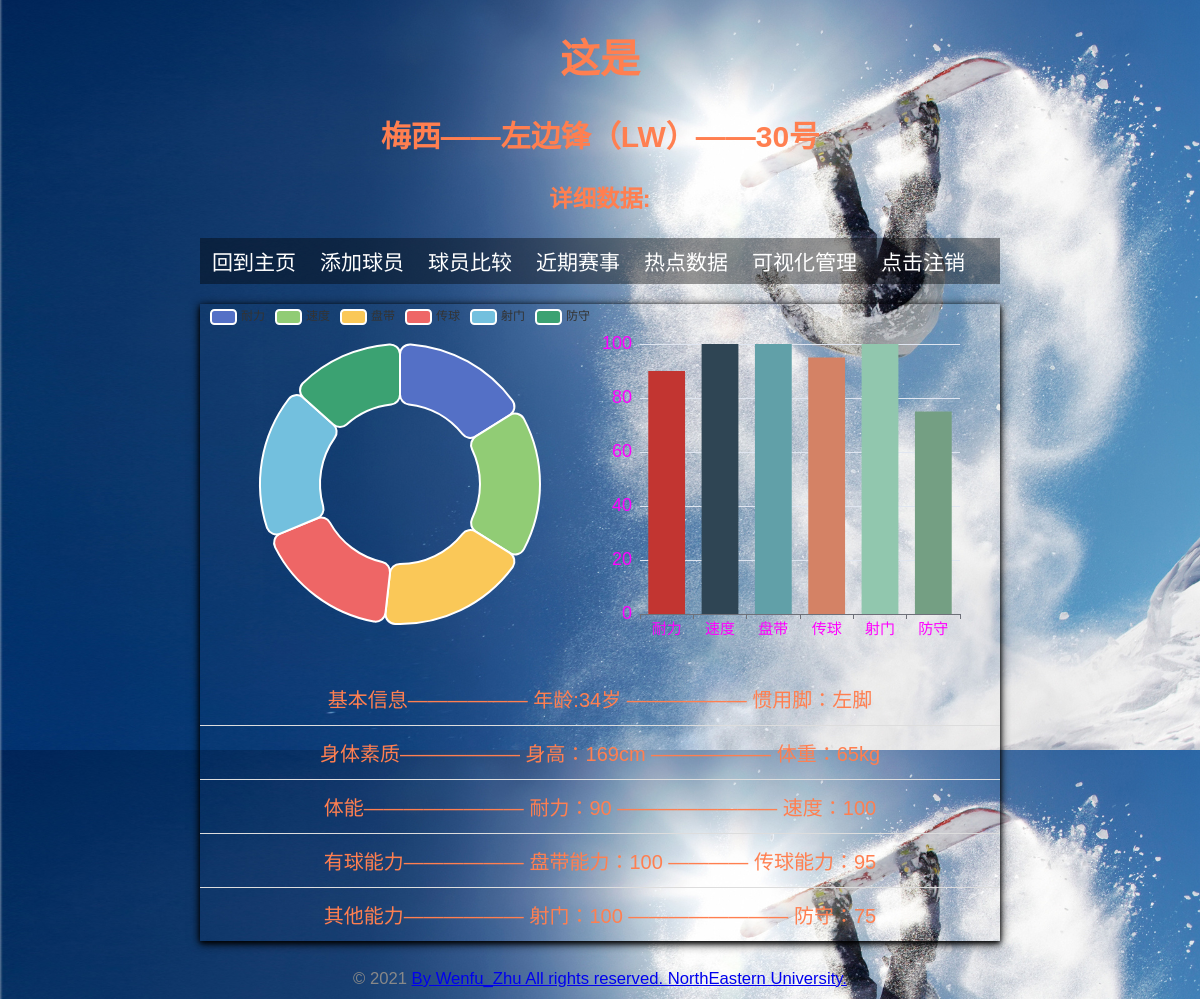
/player/detail/2 (signed in), run on the app's committed database.
### app.py (models this page shows, shortened)
class Players(db.Model):
    id = db.Column(db.INTEGER, primary_key=True)
    playername = db.Column(db.String(30))
    position = db.Column(db.String(30))
    number = db.Column(db.INTEGER)
    age = db.Column(db.INTEGER)
    height = db.Column(db.INTEGER)
    weight = db.Column(db.INTEGER)
    foot = db.Column(db.String(30))  # 惯用脚
    endurance = db.Column(db.INTEGER)  # 耐力
    speed = db.Column(db.INTEGER)  # 速度
    rush_with_ball = db.Column(db.INTEGER)  # 盘带
    pass_ball = db.Column(db.INTEGER)  # 传球
    shoot = db.Column(db.INTEGER)  # 射门
    defence = db.Column(db.INTEGER)  # 防守

### app.py (the view)
@app.route('/player/detail/<int:player_id>')
@login_required  # 用于视图保护
def detail(player_id):
    player = Players.query.get_or_404(player_id)
    if is_detail(player):
        flash("您还没有为该球员添加详细信息！！！请先添加！！")
        return redirect(url_for('index'))
    else:
        return render_template('Detial.html', player=player)

### app.py (called while the page is built)
@login_manager.user_loader
def load_user(user_id):  # 创建用户加载回调函数，接受用户 ID 作为参数
    user = User.query.get(int(user_id))  # 用 ID 作为 User 模型的主键查询对应的用户
    return user  # 返回用户对象

def is_detail(player):
    if player.height is None or player.weight is None or player.endurance is None or player.speed is None or player.rush_with_ball is None:
        return True
    else:
        return False

### templates/Detial.html (shortened to what this page needs)
<!DOCTYPE html>
<html lang="en">
<head>
    <link rel="stylesheet" href="{{ url_for('static', filename='StyleDemo.css') }}" type="text/css">
</head>
<body class="body_list">
    <p style="text-align: center">
        <h1 style="text-align: center">这是</h1>
        <h2 style="text-align: center">{{ player.playername }}——{{ player.position }}——{{ player.number }}号</h2>
        <h3 style="text-align: center">详细数据:</h3>
    </p>
    <nav>
            <ul style="font-size: 21px">
                <li><a href="{{ url_for('index') }}">回到主页</a></li>
                <li><a href="http://127.0.0.1:5000/addplayer">添加球员</a></li>
                <li><a href="http://127.0.0.1:5000/compare">球员比较</a></li>
                <li><a href="https://www.dongqiudi.com/live/70" onclick="return confirm('您将访问服务器外网站！')">近期赛事</a> </li>
                <li><a href="https://www.dongqiudi.com/data/1" onclick="return confirm('您将访问服务器外网站！')">热点数据</a> </li>
                <li><a href="http://127.0.0.1:5000/visual_administer">可视化管理</a> </li>
                <li><a href="{{ url_for('logout') }}">点击注销</a></li>
            </ul>
        </nav>
        <div id="main" style="width:400px;height:400px;float: left;"></div>
            <script type="text/javascript">
                var myChart = echarts.init(document.getElementById('main'));
                var option = {
                      tooltip: {
                        trigger: 'item'
                      },
                      legend: {
                        top: '5%',
                        left: 'center'
                      },
                      series: [
                        {
                          name: '{{ player.playername }}的能力值分布图',
                          type: 'pie',
                          radius: ['40%', '70%'],
                          avoidLabelOverlap: false,
                          itemStyle: {
                            borderRadius: 10,
                            borderColor: '#fff',
                            borderWidth: 2,
                          },
                          label: {
                            show: false,
                            position: 'center'
                          },
                          emphasis: {
                            label: {
                              show: true,
                              fontSize: '30',
                              fontWeight: 'bold'
                            }
                          },
                          labelLine: {
                            show: false
                          },
                          data: [
                            {value:{{ player.endurance }}, name:'耐力'},
                            {value:{{ player.speed }}, name:'速度'},
                            {value:{{ player.rush_with_ball }}, name:'盘带'},
                            {value:{{ player.pass_ball }}, name:'传球'},
                            {value:{{ player.shoot }}, name:'射门'},
                            {value:{{ player.defence }} ,name:"防守" }
                          ]
                        }
                      ]
                    };
                myChart.setOption(option);
            </script>
    <div id="main2" style="width: 400px;height: 400px;float: left">
        <script type="text/javascript">
            var myChart = echarts.init(document.getElementById('main2'));
            option = {
            tooltip: {},
            legend: {
                data:['能力值']
            },
            xAxis: {
                data: ["耐力", "速度", "盘带", "传球", "射门", "防守"],
                axisLabel:{
                    color:'#ff00ff',
                    fontSize:15
                }
            },
            yAxis: {
                axisLabel: {
                    color:'#ff00ff',
                    fontSize: 18
                }
            },
            series: [{
        data: [{{ player.endurance }},{{ player.speed }},{{ player.rush_with_ball }},{{ player.pass_ball }},{{ player.shoot }},{{ player.defence }}],
        type: 'bar',
        itemStyle: {
            normal: {
　　　　　　　　//这里是重点
                color: function(params) {
                	//注意，如果颜色太少的话，后面颜色不会自动循环，最好多定义几个颜色
                    var colorList = ['#c23531','#2f4554', '#61a0a8', '#d48265', '#91c7ae','#749f83', '#ca8622'];
                    return colorList[params.dataIndex]
                }
            }
        }
    }]
		};
            myChart.setOption(option);
        </script>
    </div>
     <ul class="movie-list">
                <li style="text-align: center">
                    基本信息——————
                    年龄:{{ player.age }}岁
                    ——————
                    惯用脚：{{ player.foot }}脚
                </li>
                <li style="text-align: center">
                    身体素质——————
                    身高：{{ player.height }}cm
                    ——————
                    体重：{{ player.weight }}kg
                </li>
                <li style="text-align: center">
                    体能————————
                    耐力：{{ player.endurance }}
                    ————————
                    速度：{{ player.speed }}
                </li>
                <li style="text-align: center">
                    有球能力——————
                    盘带能力：{{ player.rush_with_ball }}
                    ————
                    传球能力：{{ player.pass_ball }}
                </li>
                <li style="text-align: center">
                    其他能力——————
                    射门：{{ player.shoot }}
                    ————————
                    防守：{{ player.defence }}
                </li>
    </ul>
    <footer>
        <small>&copy; 2021 <a href="http://127.0.0.1:5000/writerPage">By Wenfu_Zhu All rights reserved. NorthEastern University.</a></small>
    </footer>
</body>
</html>

### static/StyleDemo.css (style rules this page uses)
body { margin: auto; font-size: 20px; font-family: Helvetica, Arial, sans-serif; background: url("20140516030400247.jpg"); background-size: 100%; background-repeat: inherit; color: coral; }
.body_list { margin: auto; max-width: 800px; font-size: 20px; font-family: Helvetica, Arial, sans-serif; background-size: 100%; background-repeat: inherit; color: coral; }
p { font-size: 22px; color: darkorange; }
footer { color: #888; margin-top: 15px; text-align: center; padding: 10px; }
.movie-list { list-style-type: none; padding: 0; margin-bottom: 10px; box-shadow: 0 2px 5px 0 rgba(0, 0, 0, 0.95), 0 2px 10px 0 rgba(0, 0, 0, 0.95); }
.movie-list li { padding: 12px 24px; border-bottom: 1px solid #ddd; }
.movie-list li:last-child { border-bottom:none; }
nav ul { text-align: center; list-style-type: none; margin: 0px; padding: 0; overflow: hidden; background-color:rgba(0,0,0,0.4); }
nav li { float: left; }
nav li a { display: block; color: white; text-align: center; padding: 8px 12px; text-decoration: none; }

### data on the page
Players: playername "梅西", position "左边锋（LW）", number "30", age "34", foot "左", height "169", weight "65", endurance "90", speed "100", rush_with_ball "100", pass_ball "95", shoot "100", defence "75"

### other printed values
chart data {{ player.endurance }} 90
chart data {{ player.speed }} 100
chart data {{ player.rush_with_ball }} 100
